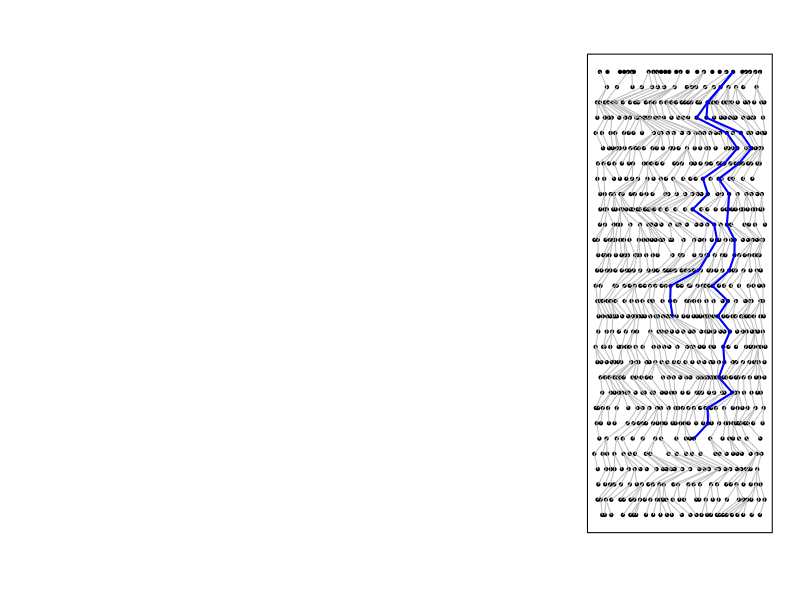
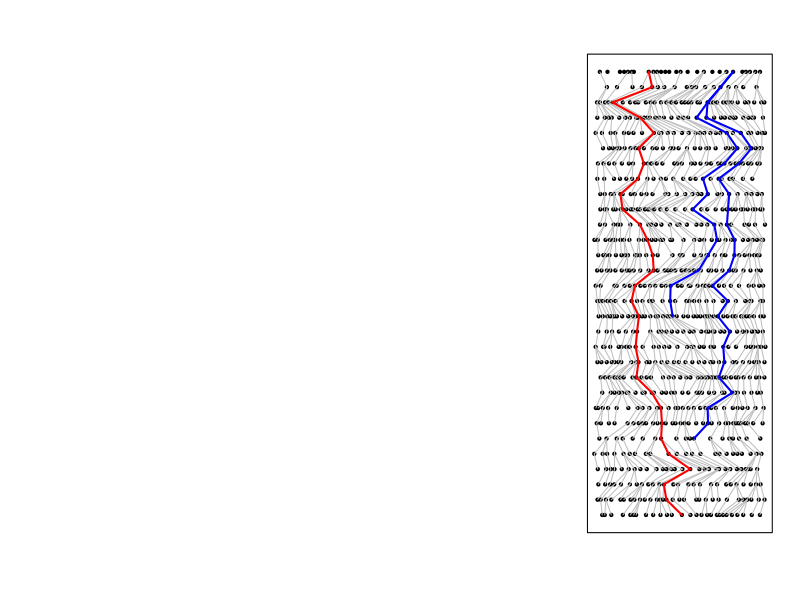
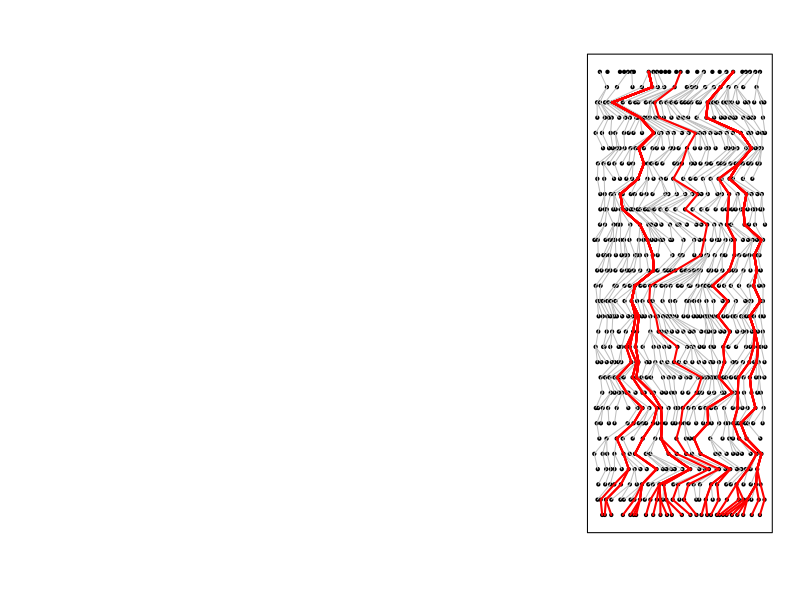
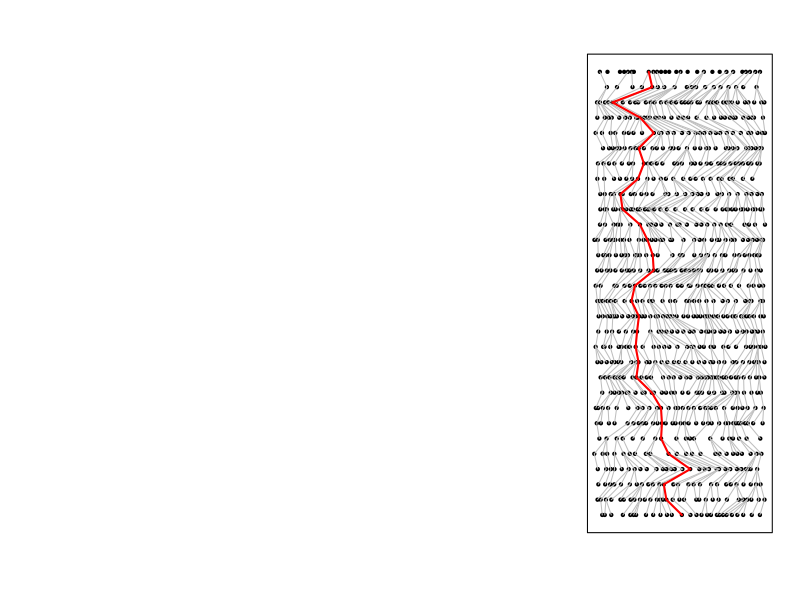
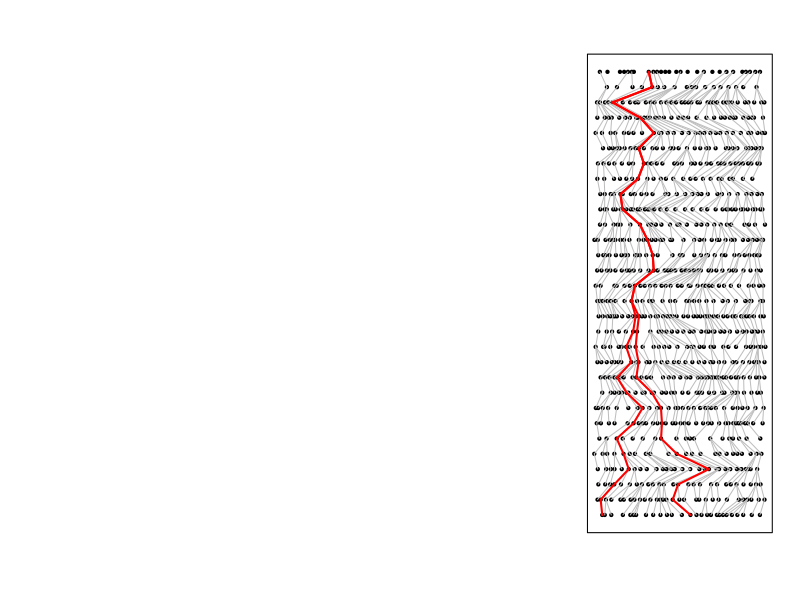
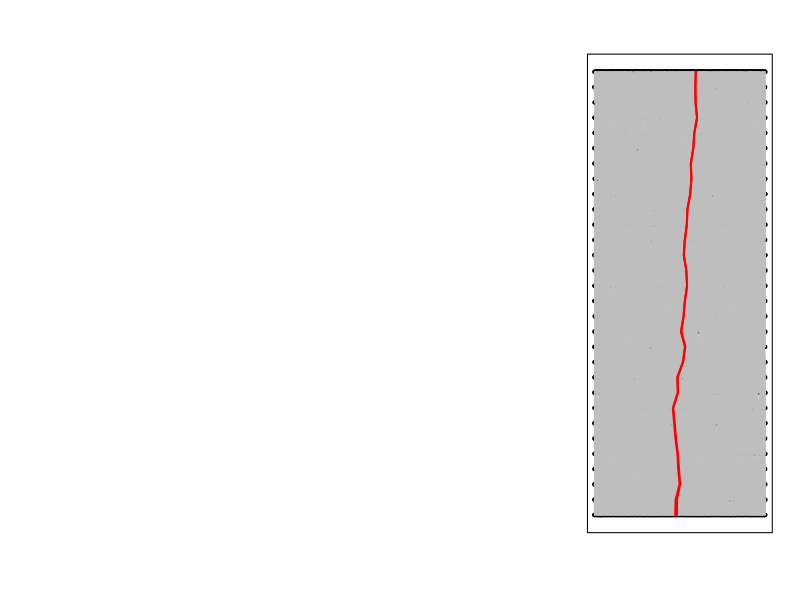
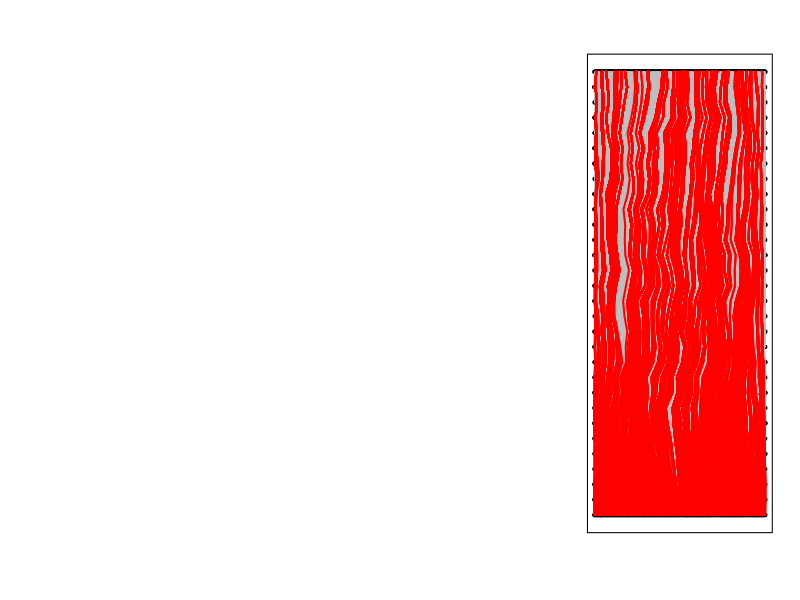

These figures' R source, in order:
# Note that (because of plotting)
# that time is "time ago" here.

nize <- function (x) { (cumsum(x)[-length(x)] / sum(x) )|> round(6) }

make_grid <- function (n, t) {
    xy <- do.call(rbind, lapply(1:t, function (s) {
        cbind(x=nize(rgamma(rpois(1, n)+2, shape=6)), t=s)
    })) |> data.frame()
    return(xy)
}

make_parents <- function(xy) {
    pc <- do.call(rbind, lapply(unique(xy$t)[-1], function (t) {
        cx <- xy$x[xy$t == t-1]
        px <- xy$x[xy$t == t]
        cbind(
              px=sort(sample(px, size=length(cx), replace=TRUE)),
              pt=t,
              cx=cx,
              ct=t-1
        )
    })) |> data.frame()
}

trace_up <- function (t, k, pc) {
    x <- pc$cx[pc$ct == t][k]
    out <- data.frame(x=x, t=t)
    while (t <= max(pc$ct)) {
        k <- which(pc$ct == t & pc$cx == x)
        x <- pc$px[k]
        t <- pc$pt[k]
        out <- rbind(out, data.frame(x=x, t=t))
    }
    return(out)
}

go_down <- function (t, k, pc) {
    # finds the deepest descendant(s) of t, k
    j <- which(pc$ct == t)[k]
    while (length(j) > 0) {
        x <- pc$cx[j]
        t <- pc$ct[j]
        j <- which(pc$pt %in% t & pc$px %in% x)
        stopifnot(length(unique(t)) == 1)
    }
    k <- match(x, pc$cx[pc$ct == t[1]])
    return(data.frame(k=k, t=t))
}

num_descendants <- function(s, t, pc) {
    stopifnot(s < t)
    x <- subset(pc, ct==s)$cx
    n <- rep(1, length(x))
    for (u in s:(t-1)) {
        px <- subset(pc, ct==u+1)$cx
        pn <- tapply(n,
                 factor(
                    match(subset(pc, ct==u)$px, px),
                    levels=seq_along(px)),
                 sum)
        pn[is.na(pn)] <- 0
        x <- px
        n <- pn
    }
    return(n)
}

pick_branch_point <- function (t, pc) {
    x <- subset(pc, ct == t)$cx
    n <- num_descendants(1, t, pc)
    k <- sample(which(n > 1), 1)
    return(k)
}

plot_setup <- function (xy, pc) {
    layout(t(1:3))
    for (i in 1:2) plot(0, type='n', xlab='', ylab='', xaxt='n', yaxt='n', bty='n')
    plot(xy, pch=20, xaxt='n', yaxt='n', xlab='', ylab='')
    segments(x0=pc$cx, y0=pc$ct, x1=pc$px, y1=pc$pt, col='grey')
}

set.seed(123)
N <- 30
T <- 30
xy <- make_grid(N, T)
pc <- make_parents(xy)
n <- table(xy$t)

png(file="lines_potential.png", width=1500, height=1000, pointsize=10)
    plot_setup(xy, pc)
    lines(trace_up(14, floor(n[14]/2), pc), col='blue', lwd=2)
    lines(trace_up(6, floor(2*n[6]/3), pc), col='blue', lwd=2)
dev.off()

# successful
png(file="lines_successful.png", width=1500, height=1000, pointsize=10)
    plot_setup(xy, pc)
    lines(trace_up(14, floor(n[14]/2), pc), col='blue', lwd=2)
    lines(trace_up(6, floor(2*n[6]/3), pc), col='blue', lwd=2)
    lines(trace_up(1, floor(n[1]/2), pc), col='red', lwd=2)
dev.off()

# all successful
png(file="lines_successful_all.png", width=1500, height=1000, pointsize=10)
    plot_setup(xy, pc)
    # all of them
    for (k in 1:n[1]) {
        lines(trace_up(1, k, pc), col='red', lwd=2)
    }
dev.off()

# lineage
png(file="lines_lienage.png", width=1500, height=1000, pointsize=10)
    plot_setup(xy, pc)
    lines(trace_up(1, floor(n[1]/2), pc), col='red', lwd=2)
dev.off()

# branching
png(file="lines_branching.png", width=1500, height=1000, pointsize=10)
    plot_setup(xy, pc)
    t <- T-10
    bk <- pick_branch_point(t, pc)
    kk <- go_down(t, bk, pc)$k
    for (k in c(min(kk), max(kk))) {
        lines(trace_up(1, k, pc), col='red', lwd=2)
    }
dev.off()


## rare branching
N <- 900
T <- 30
xy <- make_grid(N, T)
pc <- make_parents(xy)
n <- table(xy$t)


# branching
png(file="lines_branching_rare.png", width=1500, height=1000, pointsize=10)
    plot_setup(xy, pc)
    t <- T-10
    bk <- pick_branch_point(t, pc)
    kk <- go_down(t, bk, pc)$k
    for (k in c(min(kk), max(kk))) {
        lines(trace_up(1, k, pc), col='red', lwd=2)
    }
dev.off()

# all successful
png(file="lines_successful_all_rare.png", width=1500, height=1000, pointsize=10)
    plot_setup(xy, pc)
    # all of them
    for (k in 1:n[1]) {
        lines(trace_up(1, k, pc), col='red', lwd=2)
    }
dev.off()

